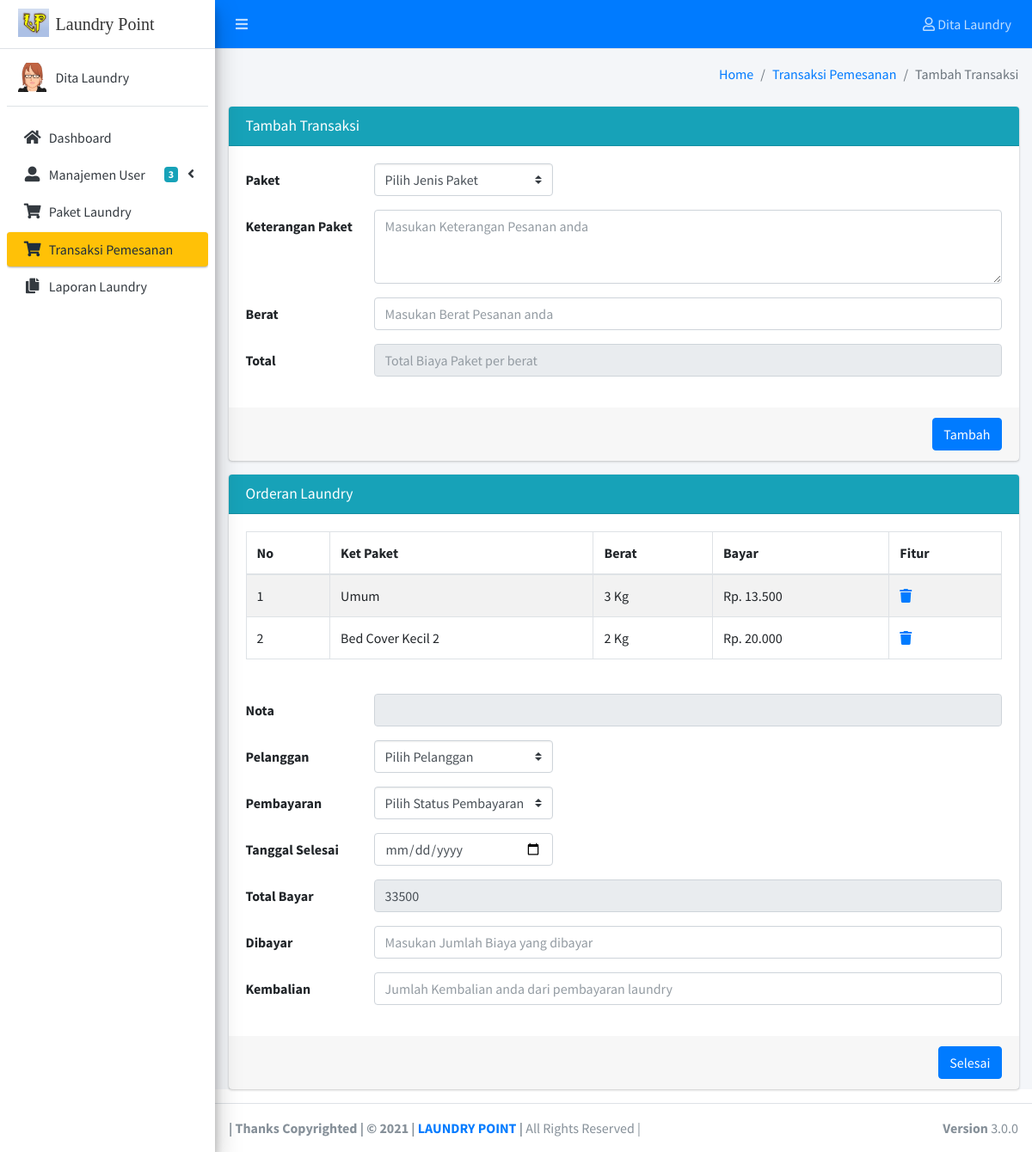
The page /Hal-Karyawan/tambah-transaksi.php (signed in) on the database its author committed.
### tables this page shows
CREATE TABLE `transaksi_detail_pemesanan` (
  `no_detail_pemesanan` int(255) NOT NULL,
  `kd_pemesanan` varchar(14) NOT NULL,
  `nm_paket` varchar(50) NOT NULL,
  `ket_paket` varchar(255) NOT NULL,
  `berat` varchar(50) NOT NULL,
  `bayar` varchar(255) NOT NULL,
  `status_detail_pemesanan` varchar(5) NOT NULL
);

### Hal-Karyawan/tambah-transaksi.php (the view, shortened to what this page needs)
<?php
include 'koneksi.php';
$nota = $_GET['nota'];
$id = $_SESSION['id'];
$lv = $_SESSION['level'];
if($lv == "admin"){
	$admin = mysqli_query($koneksi,"select * from admin where id_admin like '%".$id."%'");
	while($a = mysqli_fetch_array($admin)){
		$nm = $a['nama_admin'];
	}
}elseif($lv == "karyawan"){
	$karyawan = mysqli_query($koneksi,"select * from karyawan where id_karyawan like '%".$id."%'");
	while($k = mysqli_fetch_array($karyawan)){
		$nm = $k['nama_karyawan'];
	}
}else{
	$pelanggan = mysqli_query($koneksi,"select * from pelanggan where id_pelanggan like '%".$id."%'");
	while($p = mysqli_fetch_array($pelanggan)){
		$nm = $p['nama_pelanggan'];
	}
}
?>
<!DOCTYPE html>
<html>
<head>
  <link rel="stylesheet" href="../plugins/daterangepicker/daterangepicker.css">
  <link rel="stylesheet" href="../plugins/datepicker/datepicker3.css">
  <link rel="stylesheet" href="../plugins/select2/css/select2.min.css">
  <link rel="stylesheet" href="../plugins/select2-bootstrap4-theme/select2-bootstrap4.min.css">
  <link rel="stylesheet" href="../plugins/fontawesome-free/css/all.min.css">
  <link rel="stylesheet" href="../plugins/openiconic-free/css/open-iconic.min.css">
  <link rel="stylesheet" href="../dist/css/adminlte.min.css">
  <link rel="stylesheet" href="../plugins/overlayScrollbars/css/OverlayScrollbars.min.css">
</head>
<body class="hold-transition sidebar-mini layout-fixed">
<div class="wrapper">
  <nav class="main-header navbar navbar-expand navbar-blue navbar-dark">
    <ul class="navbar-nav">
      <li class="nav-item">
        <a class="nav-link" data-widget="pushmenu" href="#" role="button"><i class="fas fa-bars"></i></a>
      </li>
    </ul>
    <ul class="navbar-nav ml-auto">
      <li class="nav-item dropdown">
        <a class="nav-link" data-toggle="dropdown" href="#">
          <i class="far fa-user"></i> <?php echo $nm; ?>
        </a>
      </li>
    </ul>
  </nav>
   <aside class="main-sidebar sidebar-light-warning elevation-4">
    <a href="dashboard.php" class="brand-link">
      <img src="../dist/img/laundry.jpg" alt="AdminLP Logo" class="brand-image">
      <span class="brand-text"><font face="Jokerman"> Laundry Point </font></span>
    </a>
    <div class="sidebar">
      <div class="user-panel mt-3 pb-3 mb-3 d-flex">
        <div class="image">
          <img src="../dist/img/avatar3.png" alt="User Image" width="100px">
        </div>
        <div class="info">
            <a href="#" class="d-block"><?php echo $nm; ?></a>
        </div>
      </div>
      <nav class="mt-2">
        <ul class="nav nav-pills nav-sidebar flex-column" data-widget="treeview" role="menu" data-accordion="false">
          <li class="nav-item has-treeview">
            <a href="dashboard.php" class="nav-link">
              <i class="nav-icon fas fa-home"></i>
              <p> Dashboard </p>
            </a>
          </li>
          <li class="nav-item has-treeview">
            <a href="#" class="nav-link">
              <i class="nav-icon fas fa-user-alt"></i>
              <p>
                Manajemen User
                <i class="fas fa-angle-left right"></i>
                <span class="badge badge-info right">3</span>
              </p>
            </a>
          </li>
          <li class="nav-item">
            <a href="paket-laundry.php" class="nav-link">
              <i class="nav-icon fas fa-shopping-cart"></i>
              <p> Paket Laundry </p>
            </a>
          </li>
          <li class="nav-item menu-open">
            <a href="transaksi-pemesanan.php" class="nav-link active">
              <i class="nav-icon fas fa-shopping-cart"></i>
              <p> Transaksi Pemesanan </p>
            </a>
          </li>
          <li class="nav-item">
            <a href="laporan.php" class="nav-link">
              <i class="nav-icon fas fa-copy"></i>
              <p> Laporan Laundry </p>
            </a>
          </li>
        </ul>
      </nav>
    </div>
  </aside>
  <div class="content-wrapper">
    <div class="content-header">
      <div class="container-fluid">
        <div class="row mb-2">
          <div class="col-sm-6">
          </div>
          <div class="col-sm-6">
            <ol class="breadcrumb float-sm-right">
              <li class="breadcrumb-item"><a href="dashboard.php">Home</a></li>
              <li class="breadcrumb-item active"><a href="transaksi-pemesanan.php">Transaksi Pemesanan</a></li>
              <li class="breadcrumb-item active">Tambah Transaksi</li>
            </ol>
          </div>
        </div>
      </div>
    </div>
    <section class="content">
      <div class="container-fluid">
        <div class="card card-info">
            <div class="card-header">
              <h3 class="card-title">Tambah Transaksi</h3>
            </div>
            <form class="form-horizontal" method="post" action="go-tambah-detail.php">
              <div class="card-body">
              <div class="form-group row">
                  <label class="col-sm-2 col-form-label">Paket</label>
                  <div class="col-sm-3">
                  <select class="custom-select" name="paket" id="paket">
                  <option disabled selected value="">Pilih Jenis Paket</option>
                  </select>
                  </div>
                </div>
                <div class="form-group row">
                  <label class="col-sm-2 col-form-label">Keterangan Paket</label>
                  <div class="col-sm-10">
                    <textarea id="ket" name="ket" class="form-control" rows="3" placeholder="Masukan Keterangan Pesanan anda"></textarea>
                  </div>
                </div>
                <div class="form-group row">
                  <label class="col-sm-2 col-form-label">Berat</label>
                  <div class="col-sm-10">
                    <input type="text" class="form-control" name="berat" id="berat" placeholder="Masukan Berat Pesanan anda">
                  </div>
                </div>
                <div class="form-group row">
                  <label class="col-sm-2 col-form-label">Total</label>
                  <div class="col-sm-10">
                    <input type="text" readonly class="form-control" name="total" id="total" placeholder="Total Biaya Paket per berat">
                  </div>
                </div>
              </div>
              <div class="card-footer">
                <button type="submit" class="btn btn-primary float-right">Tambah</button>
              </div>
            </form>
          </div>
      </div>
    </section>
    <section class="content">
      <div class="container-fluid">
        <div class="card card-info">
            <div class="card-header">
              <h3 class="card-title">Orderan Laundry</h3>
            </div>
        <div class="card-body">
            <table id="example1" class="table table-bordered table-striped">
              <thead>
              <tr>
                <th>No</th>
                <th>Ket Paket</th>
                <th>Berat</th>
                <th>Bayar</th>
                <th>Fitur</th>
              </tr>
              </thead>
              <tbody>
<?php
              include 'koneksi.php';
              $no = 1;
              $total = 0;
              $transaksi_laundry = mysqli_query($koneksi,"select * from transaksi_detail_pemesanan where kd_pemesanan
                                                like '%".$nota."%'");
              while($tl = mysqli_fetch_array($transaksi_laundry))
              {
?>
              <tr>
                <td><?php echo $no++; ?></td>
                <td><?php echo $tl['ket_paket'];?></td>
                <td><?php echo $tl['berat'];?> Kg</td>
                <td><?php echo "Rp. " . number_format($tl['bayar'],0,".",".");?></td>
                <td>
                    <a href="go-hapus-transaksi.php?no=<?php echo $tl['no_detail_pemesanan'];?>&nota=<?php echo $tl['kd_pemesanan'];?>" onclick="return confirm('Apakah Anda Yakin Ingin Menghapus Pesanan Ini ??')"> <i class="fas fa-trash"></i>
                </td>
              </tr>
<?php
              $total = $total+ $tl['bayar'];
              }
?>
            </table>
        </div>
      <form class="form-horizontal" method="post" action="go-transaksi-selesai.php">
            <div class="card-body">
                <div class="form-group row">
                  <label class="col-sm-2 col-form-label">Nota</label>
                  <div class="col-sm-10">
                    <input type="text" readonly class="form-control" name="nota" id="nota" value="<?php echo $nota; ?>">
                  </div>
                </div>
                <div class="form-group row">
                  <label class="col-sm-2 col-form-label">Pelanggan</label>
                  <div class="col-sm-3">
                  <select class="custom-select" name="pelanggan" id="pelanggan">
                  <option disabled selected value="">Pilih Pelanggan</option>
                  </select>
                  </div>
                </div>
                <div class="form-group row">
                  <label class="col-sm-2 col-form-label">Pembayaran</label>
                  <div class="col-sm-3">
                    <select class="custom-select" name="pembayaran" required>
                      <option disabled selected value="">Pilih Status Pembayaran</option>
                    </select>
                  </div>
                </div>
                <div class="form-group row">
                  <label class="col-sm-2 col-form-label">Tanggal Selesai</label>
                  <div class="col-sm-3">
                    <input type="date" class="form-control pull-right" name="tgl_selesai" id="tgl_selesai">
                  </div>
                </div>
                <div class="form-group row">
                  <label class="col-sm-2 col-form-label">Total Bayar</label>
                  <div class="col-sm-10">
                    <input type="text" readonly class="form-control" name="totalbayar" id="totalbayar" value="<?php echo $total; ?>">
                  </div>
                </div>
                <div class="form-group row">
                  <label class="col-sm-2 col-form-label">Dibayar</label>
                  <div class="col-sm-10">
                    <input type="text" class="form-control" name="dibayar" id="dibayar" placeholder="Masukan Jumlah Biaya yang dibayar">
                  </div>
                </div>
                <div class="form-group row">
                  <label class="col-sm-2 col-form-label">Kembalian</label>
                  <div class="col-sm-10">
                    <input type="text" class="form-control" name="kembalian" id="kembalian" placeholder="Jumlah Kembalian anda dari pembayaran laundry">
                  </div>
                </div>
              </div>
              <div class="card-footer">
                <button type="submit" class="btn btn-primary float-right">Selesai</button>
              </div>
            </form>
      </div>
    </section>
  </div>
  <footer class="main-footer">
    <strong>| Thanks Copyrighted | &copy; 2021 | <a href="">LAUNDRY POINT</a> |</strong>
    All Rights Reserved |
    <div class="float-right d-none d-sm-inline-block">
      <b>Version</b> 3.0.0
    </div>
  </footer>
</div>
</body>
</html>

### rows shown on the page
transaksi_detail_pemesanan: ket_paket "Umum", berat "3", bayar "13.500"
transaksi_detail_pemesanan: ket_paket "Bed Cover Kecil 2", berat "2", bayar "20.000"

### other values the page prints
$nm "Dita Laundry"
